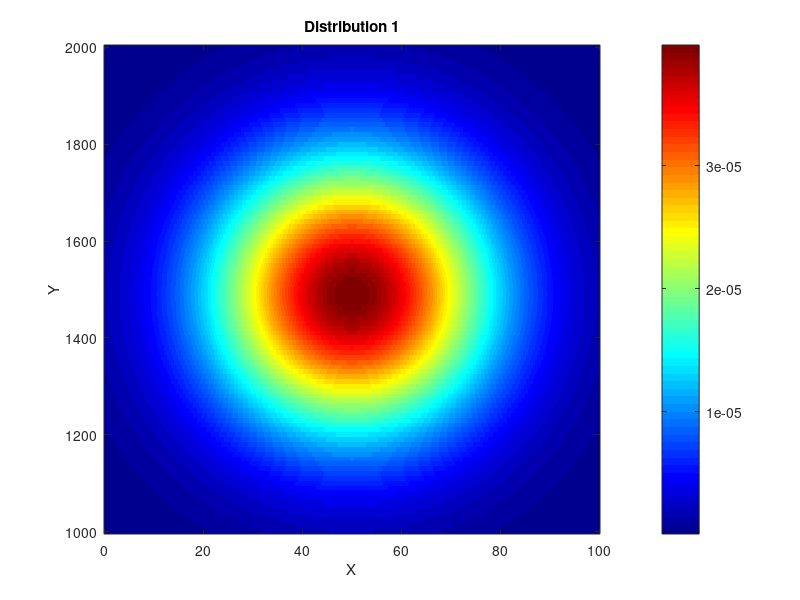
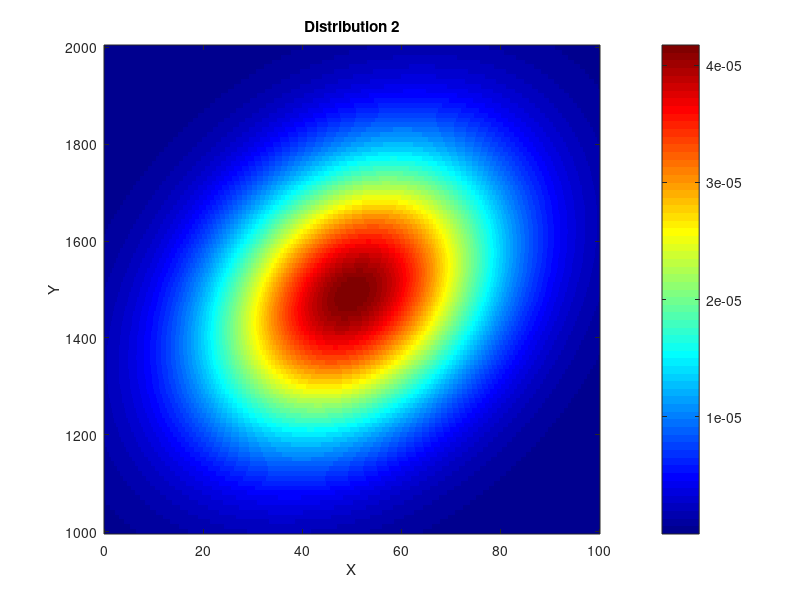
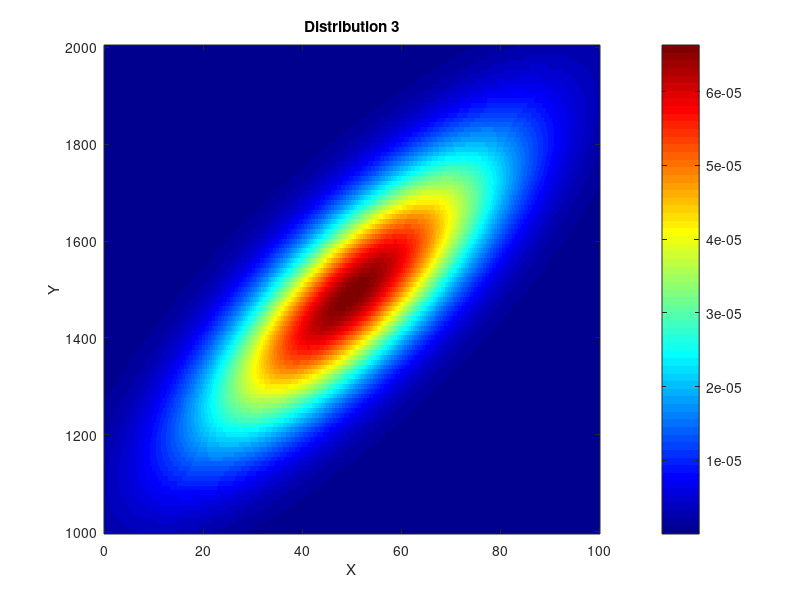
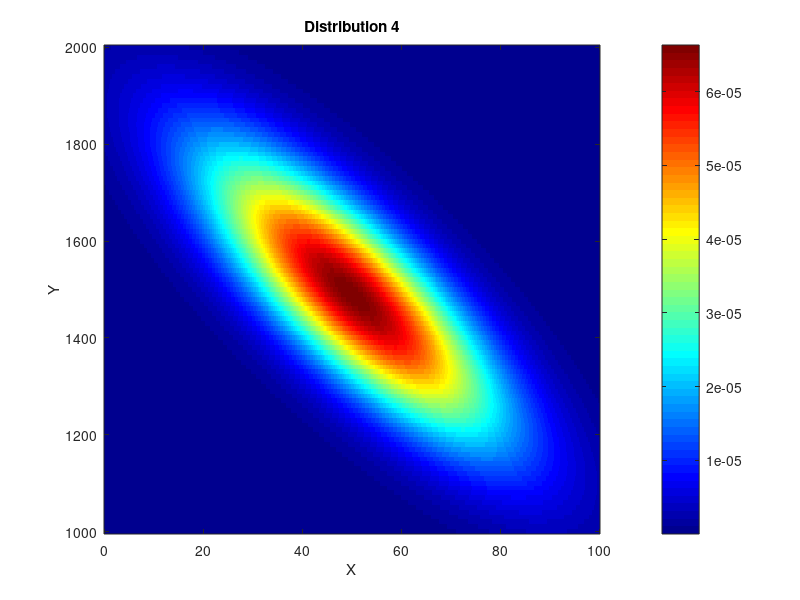

These charts were generated, in order, by the following MATLAB code:
%parameters
x = zeros(1, 101);
y = zeros(1, 1001);
mu_x = 50;
mu_y = 1500;
der_x = 20;
der_y = 200;
corr = [0, 0.3, 0.8, -0.8];

%initialize x and y
for i = 1:101
    x(i) = i;
end

for i = 1:1001
    y(i) = i + 999;
end

%calculate f(x, y)
f = zeros(101, 1001, 4); %the pairs of all x & y
for i = 1:4
    for j = 1:101
        for k = 1:1001
            diff_x = x(j) - mu_x;
            diff_y = y(k) - mu_y;
            z = (diff_x.^2 / der_x.^2) + (diff_y.^2 / der_y.^2) - (2 * corr(i) * diff_x * diff_y / (der_x * der_y));
            f(j, k, i) = exp(-(z / (2 * (1 - corr(i).^2)))) / (2 * pi * der_x * der_y * (1 - corr(i).^2).^(1/2));
        end
    end
end

%print the plots
figure('name', 'Distribution 1', 'NumberTitle','off');
imagesc([0 100], [1000 2000], f(:,:,1));
set(gca,'YDir','normal'); %y-axis reverse
xlabel("X");
ylabel("Y");
colormap(jet);
colorbar; %display the represent of colors in colormap
title("Distribution 1");

figure('name', 'Distribution 2', 'NumberTitle','off');
imagesc([0 100], [1000 2000], f(:,:,2));
set(gca,'YDir','normal'); %y-axis reverse
xlabel("X");
ylabel("Y");
colormap(jet);
colorbar; %display the represent of colors in colormap
title("Distribution 2");

figure('name', 'Distribution 3', 'NumberTitle','off');
imagesc([0 100], [1000 2000], f(:,:,3));
set(gca,'YDir','normal'); %y-axis reverse
xlabel("X");
ylabel("Y");
colormap(jet);
colorbar; %display the represent of colors in colormap
title("Distribution 3");

figure('name', 'Distribution 4', 'NumberTitle','off');
imagesc([0 100], [1000 2000], f(:,:,4));
set(gca,'YDir','normal'); %y-axis reverse
xlabel("X");
ylabel("Y");
colormap(jet);
colorbar; %display the represent of colors in colormap
title("Distribution 4");




